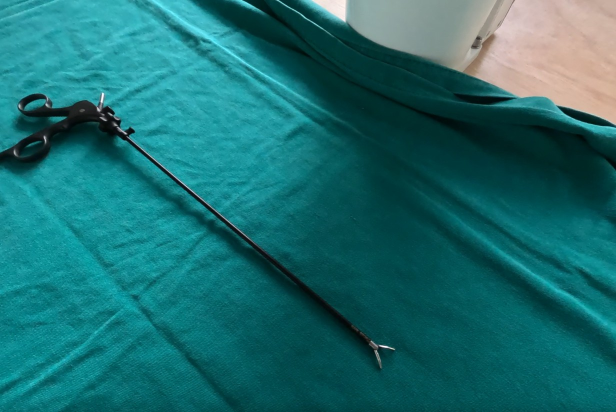
#> input picture PDI/instrumento_referencia.jpg, 1232 x 824 px (shown at 1/2 size); the run also reads 1 picture not shown here
$ python 'Qprática3AB.py'
#> lines starting #> are read from the running program, lines starting #| are printed output that depends on the picture
import cv2
import os
import numpy as np

image_folder = 'CME_18'
template_path = 'instrumento_referencia.jpg'

template = cv2.imread(template_path, 0)
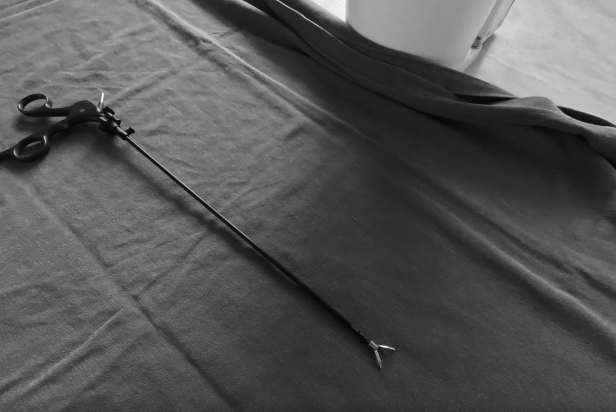
#> template: shape (824, 1232) (shown at 1/2 size); min 0, max 255, mean 84.7
template_height, template_width = template.shape[:2]
#> template_height = 824; template_width = 1232

instrument_images = []
non_instrument_images = []

threshold = 0.6

for image_name in os.listdir(image_folder):
    image_path = os.path.join(image_folder, image_name)
    img = cv2.imread(image_path, 0)

    found_instrument = False
    for scale in np.linspace(0.5, 1.5, 10):
        resized_template = cv2.resize(template, (int(template_width * scale), int(template_height * scale)))
        res = cv2.matchTemplate(img, resized_template, cv2.TM_CCOEFF_NORMED)

        min_val, max_val, min_loc, max_loc = cv2.minMaxLoc(res)

        if max_val >= threshold:
            found_instrument = True
            break
#> this loop made 1 pass
#> (min_val, max_val, min_loc, max_loc) on pass 1: (-0.495, 0.642, (616, 313), (406, 58))
#> pass 1, `resized_template = cv2.resize(template, (int(template_width * scale), ..`:
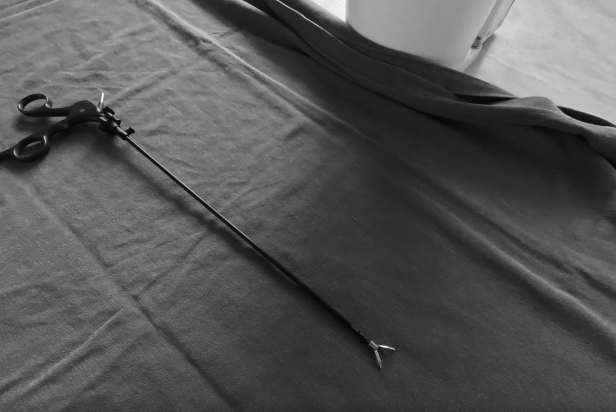
#> resized_template: shape (412, 616); min 4, max 252, mean 84.8
#> pass 1, `res = cv2.matchTemplate(img, resized_template, cv2.TM_CCOEFF_NORMED)`:
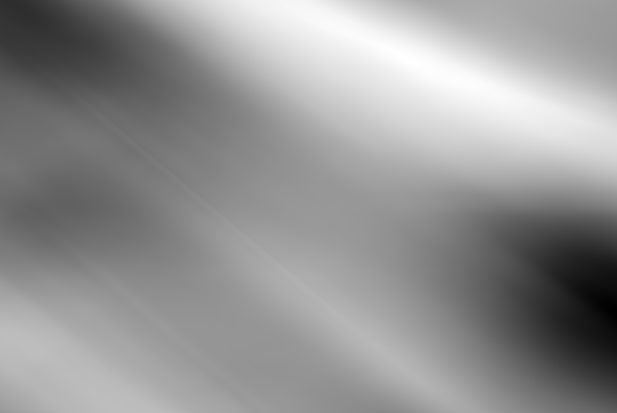
#> res: shape (413, 617) float32; min -0.495, max 0.642, mean 0.165; drawn with min black and max white

    if found_instrument:
        instrument_images.append(image_name)
    else:
        non_instrument_images.append(image_name)
#> pass 2 of the loop `for image_name in os.listdir(image_folder):`:
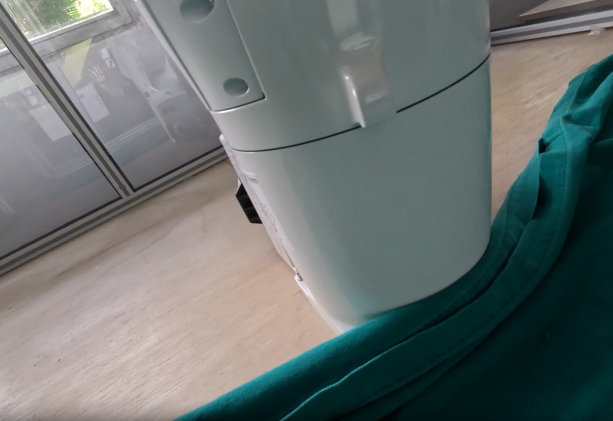
#> input picture PDI/CME_18/CME_18_2.jpg, 1226 x 842 px (shown at 1/2 size)
#> the loop `for scale in np.linspace(0.5, 1.5, 10):` made 10 passes
#> (min_val, max_val, min_loc, max_loc) on passes 1 to 8: (-0.372, 0.391, (94, 245), (370, 430)), (-0.323, 0.336, (0, 201), (392, 255)), (-0.174, 0.333, (0, 155), (286, 224)), (0.00543, 0.331, (0, 1), (175, 156)), (0.137, 0.273, (0, 0), (63, 64)), (0.183, 0.266, (74, 27), (0, 0)), (0.111, 0.355, (211, 119), (0, 0)), (0.0616, 0.442, (348, 207), (0, 0))
#> pass 1, `res = cv2.matchTemplate(img, resized_template, cv2.TM_CCOEFF_NORMED)`:
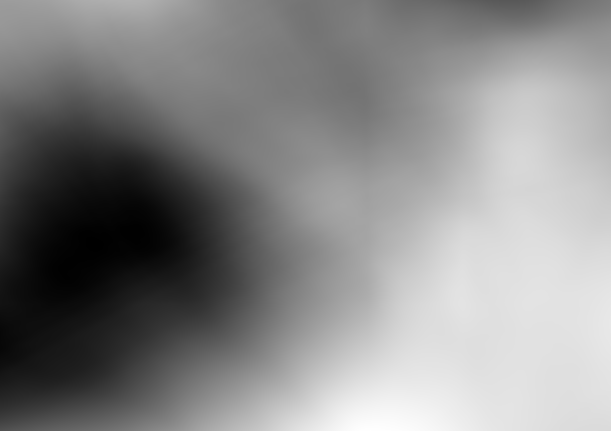
#> res: shape (431, 611) float32; min -0.372, max 0.391, mean 0.0333; drawn with min black and max white
#> after the loop `for scale in np.linspace(0.5, 1.5, 10):`:
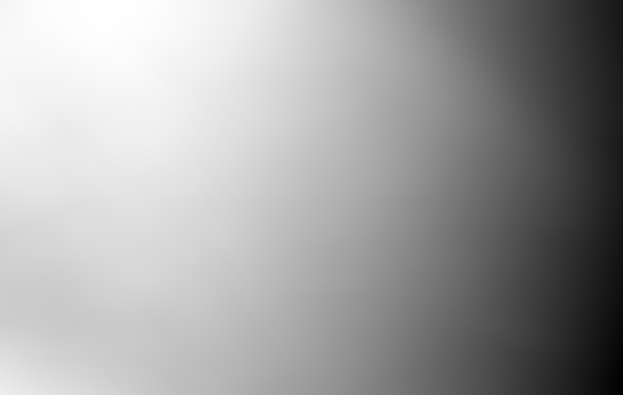
#> res: shape (395, 623) float32; min -0.0755, max 0.479, mean 0.278; drawn with min black and max white
#> pass 3 of the loop `for image_name in os.listdir(image_folder):`:
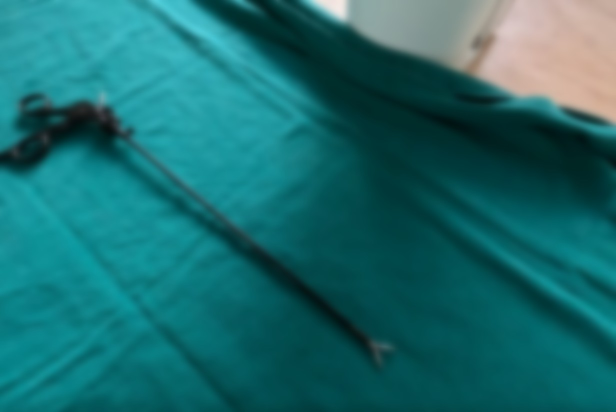
#> input picture PDI/CME_18/CME_18_3.jpg, 1232 x 824 px (shown at 1/2 size)
#> `img = cv2.imread(image_path, 0)`:
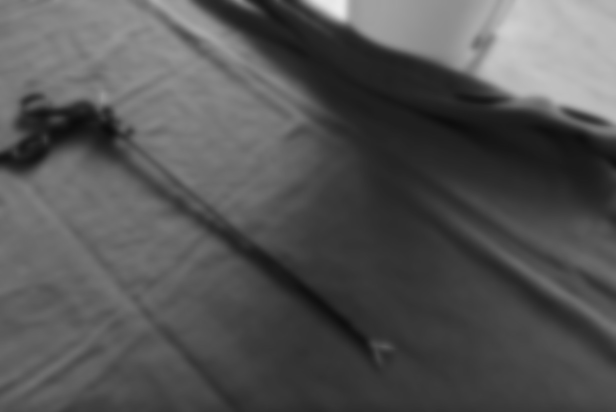
#> img: shape (824, 1232) (shown at 1/2 size); min 12, max 236, mean 83.8
#> the loop `for scale in np.linspace(0.5, 1.5, 10):` made 1 pass
#> (min_val, max_val, min_loc, max_loc) on pass 1: (-0.539, 0.656, (616, 313), (405, 58))
#> pass 1, `res = cv2.matchTemplate(img, resized_template, cv2.TM_CCOEFF_NORMED)`:
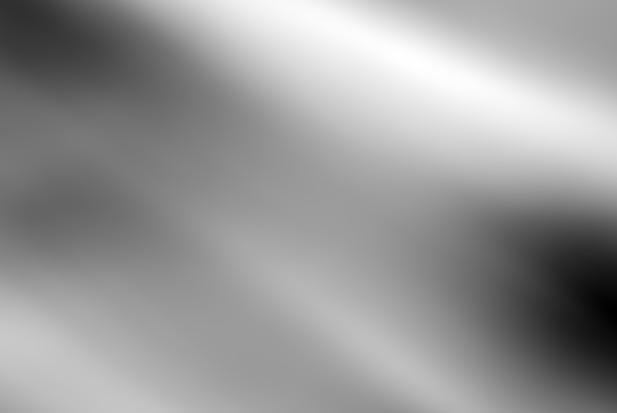
#> res: shape (413, 617) float32; min -0.539, max 0.656, mean 0.176; drawn with min black and max white

print("Imagens com instrumento:", instrument_images)
print("Imagens sem instrumento:", non_instrument_images)
